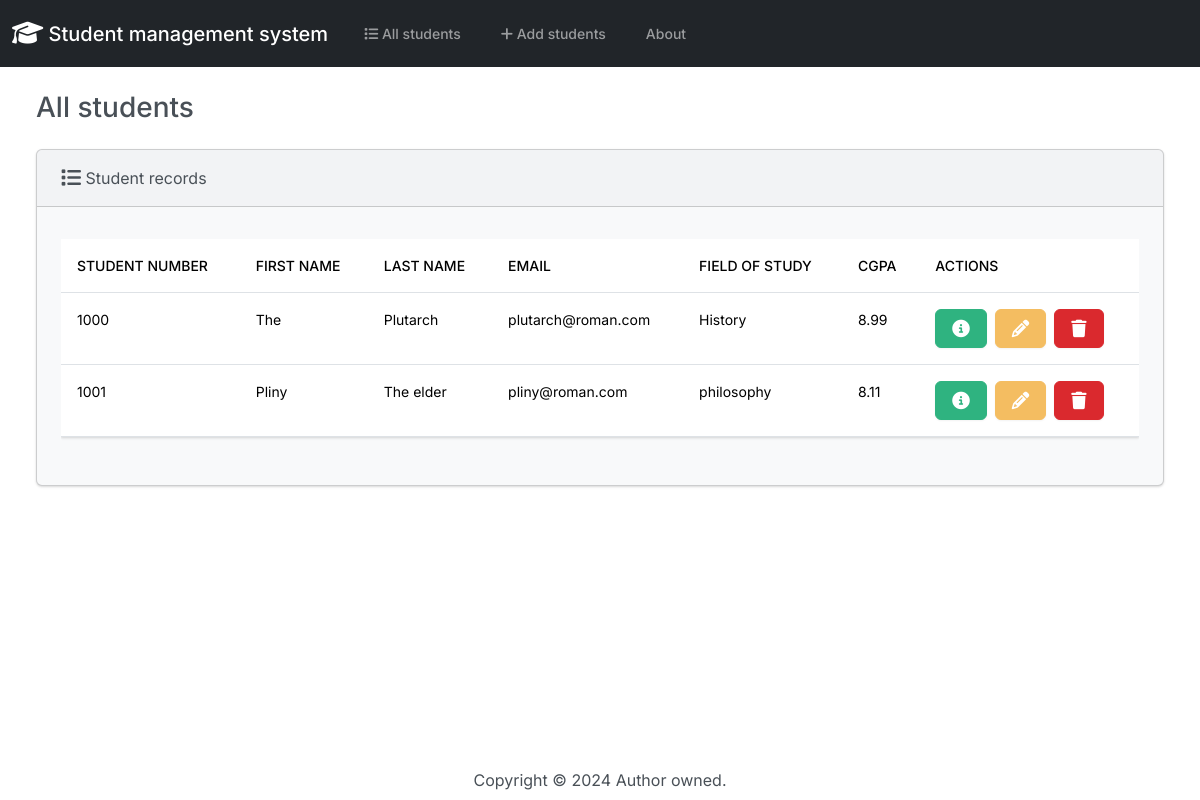
The page / on the database its author committed.
### students/models.py (models this page shows, shortened)
class student(models.Model):
    student_number = models.PositiveBigIntegerField()
    first_name = models.CharField(max_length=50)
    last_name = models.CharField(max_length=50)
    email = models.EmailField(max_length=100)
    field_of_study = models.CharField(max_length=50)
    CGPA = models.FloatField()

### students/views.py (the view)
# urls.py: path('', views.index, name='index'),
def index(request):
    return render(request, 'students/index.html', {'students':student.objects.all()})

### students/templates/students/index.html (shortened to what this page needs)
{% extends "students/base.html" %}
{% block body %}
        <h3 class='m-4'>All students</h3>
        <div class="row">
            <div class="col-12">
                {% if students %}
                <div class="card bg-light ms-4 me-4 mb-3">
                    <div class="card-header">
                        <i class="fa-solid fa-list fa-lg"></i> Student records
                    </div>
                    <div class="card-body">
                      <p class="card-text">
                        <div class="table-responsive">
                            <table class="table table-hover">
                                <thead>
                                  <tr>
                                    <th scope="col">student number</th>
                                    <th scope="col">First name</th>
                                    <th scope="col">Last name</th>
                                    <th scope="col">Email</th>
                                    <th scope="col">Field of study</th>
                                    <th scope="col">CGPA</th>
                                    <th scope="col">Actions</th>
                                  </tr>
                                </thead>
                                <tbody>
                                {% for student in students %}
                                    <tr>
                                        <td>{{student.student_number}}</td>
                                        <td>{{student.first_name}}</td>
                                        <td>{{student.last_name}}</td>
                                        <td>{{student.email}}</td>
                                        <td>{{student.field_of_study}}</td>
                                        <td>{{student.CGPA}}</td>
                                        <td>
                                            <button type='button' class='btn btn-success me-1' href='{% url "view_student" student.id %}' data-bs-toggle='modal' data-bs-target='#myModal{{student.id}}'>
                                            </button>
                                              <a class="btn btn-warning me-1" href='{% url "edit" student.id %}'></a>
                                              <button class="btn btn-danger" type='button' data-bs-toggle='modal' data-bs-target='#delete{{student.id}}'>
                                              </button>
                                        </td>
                                    </tr>
                                {% endfor %}
                                </tbody>
                            </table>
                        </div>
                      </p>
                    </div>
                  </div>
                {% else %}
                <h5 class='alert alert-primary ms-4 me-4'>No student record</h5>
                {% endif %}
            </div>
        </div>
{% endblock body %}

### students/templates/students/base.html (shortened to what this page needs)
{% load static %}
<!DOCTYPE html>
<html lang="en">
<head>
    <link rel="stylesheet" href="https://cdnjs.cloudflare.com/ajax/libs/font-awesome/6.4.2/css/all.min.css"/>
    <link rel="stylesheet" href="{% static "css/bootstrap.min.css" %}">
</head>
<body class='d-flex flex-column min-vh-100'>
    <nav class="navbar navbar-expand-lg bg-dark" data-bs-theme="dark">
        <div class="container-fluid">
          <a class="navbar-brand" href="{% url "index" %}"><i class="fa-solid fa-graduation-cap fa-lg"></i> Student management system</a>
          <div class="collapse navbar-collapse" id="navbarColor02">
            <ul class="navbar-nav me-auto">
              <li class="nav-item">
                <a class="nav-link" href="{% url "index" %}"><i class="fa-solid fa-list"></i> All students</a>
              </li>
              <li class="nav-item">
                <a class="nav-link" href="{% url "add" %}"><i class="fa-solid fa-plus"></i> Add students</a>
              </li>
              <li class="nav-item">
                <a class="nav-link" href="#">About</a>
              </li>
            </ul>
          </div>
        </div>
      </nav>
    <div class='container-fluid'>
        {% block body %}
        {% endblock body %}
    </div>
    <footer class='mt-auto mb-2'>
        <div class="text-center">
            <span>
                Copyright &copy; <script>document.write(new Date().getFullYear())</script> Author owned.
            </span>
        </div>
    </footer>
</body>
</html>

### rows shown on the page
student: student_number "1000", first_name "The", last_name "Plutarch", email "plutarch@roman.com", field_of_study "History", CGPA "8.99"
student: student_number "1001", first_name "Pliny", last_name "The elder", email "pliny@roman.com", field_of_study "philosophy", CGPA "8.11"
